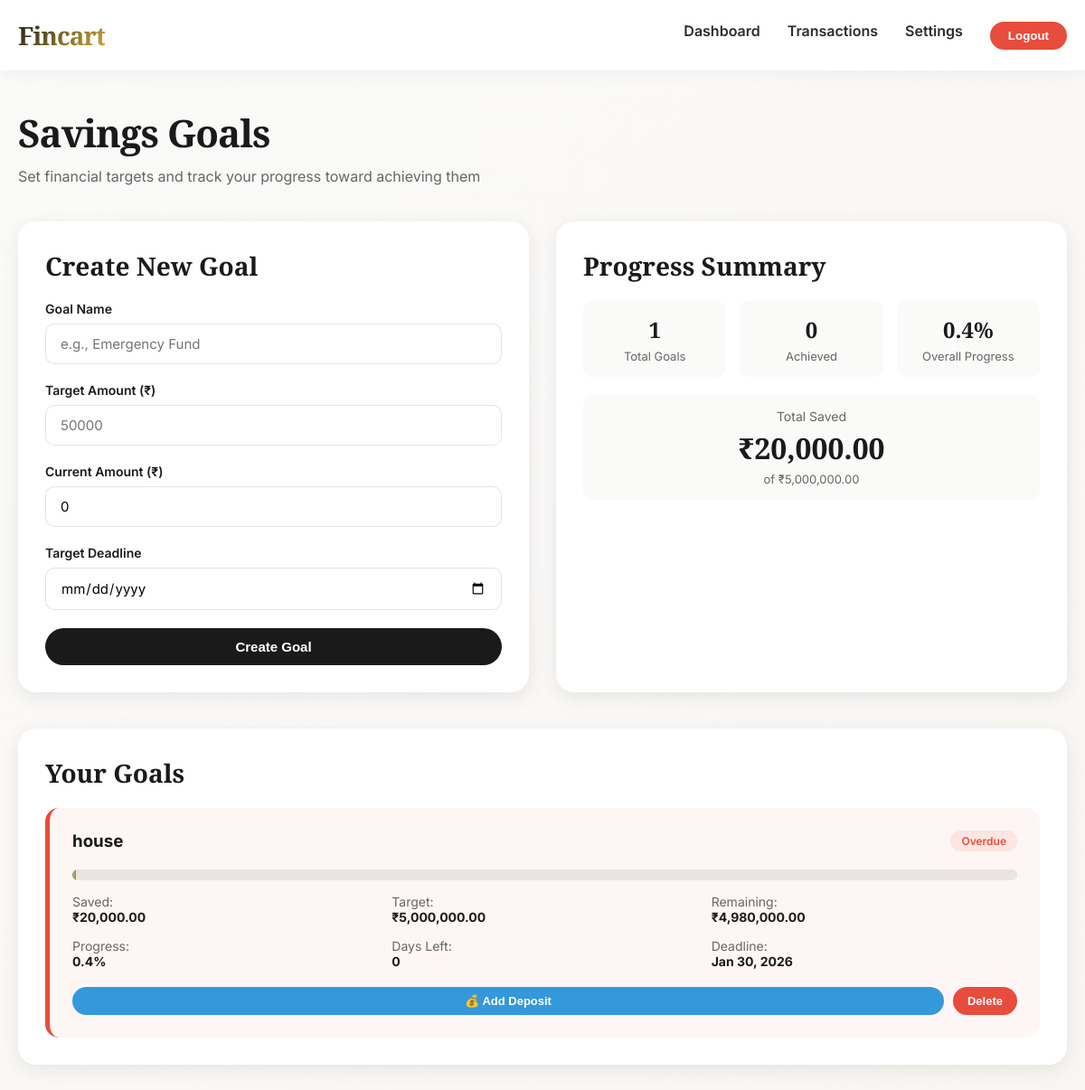
Screenshot of /goals.php (signed in) with the database file from the repository.
### tables this page shows
CREATE TABLE IF NOT EXISTS `goals` (
  `id` int NOT NULL AUTO_INCREMENT,
  `user_id` int NOT NULL,
  `goal_name` varchar(100) DEFAULT NULL,
  `target_amount` decimal(15,2) DEFAULT NULL,
  `current_amount` decimal(15,2) DEFAULT '0.00',
  `deadline` date DEFAULT NULL,
  `status` varchar(20) DEFAULT 'in_progress',
  `created_at` timestamp NULL DEFAULT CURRENT_TIMESTAMP,
  PRIMARY KEY (`id`),
  KEY `user_id` (`user_id`),
  CONSTRAINT `fk_goals_user` FOREIGN KEY (`user_id`) REFERENCES `users` (`id`) ON DELETE CASCADE
);

### goals.php (the view, shortened to what this page needs)
<?php
include "db.php";
$user_id = $_SESSION['user_id'];
$goals_sql = "SELECT * FROM goals WHERE user_id = ? ORDER BY deadline ASC";
$goals_stmt = $conn->prepare($goals_sql);
$goals_stmt->bind_param("i", $user_id);
$goals_stmt->execute();
$goals_result = $goals_stmt->get_result();
$goals = [];
while ($row = $goals_result->fetch_assoc()) {
    $row['percentage'] = ($row['current_amount'] / $row['target_amount']) * 100;
    $row['remaining'] = $row['target_amount'] - $row['current_amount'];
    $row['days_left'] = max(0, (strtotime($row['deadline']) - time()) / (60 * 60 * 24));
    $row['status'] = $row['current_amount'] >= $row['target_amount'] ? 'Achieved' : (time() > strtotime($row['deadline']) ? 'Overdue' : 'In Progress');
    $goals[] = $row;
}
$total_target = array_sum(array_column($goals, 'target_amount'));
$total_saved = array_sum(array_column($goals, 'current_amount'));
$goals_achieved = count(array_filter($goals, fn($g) => $g['status'] === 'Achieved'));
?>
<!DOCTYPE html>
<html lang="en">
<head>
</head>
<body>
    <header>
        <div class="header-container">
            <div class="logo">
                <h1>Fincart</h1>
            </div>
            <div class="nav-links">
                <a href="dashboard.php" class="nav-link">Dashboard</a>
                <a href="transactions.php" class="nav-link">Transactions</a>
                <a href="profile.php" class="nav-link">Settings</a>
                <form method="POST" action="logout.php" style="display: inline;">
                    <button type="submit" class="logout-btn">Logout</button>
                </form>
            </div>
        </div>
    </header>
    <div class="container">
        <div class="page-header">
            <h1>Savings Goals</h1>
            <p>Set financial targets and track your progress toward achieving them</p>
        </div>
        <div class="content-grid">
            <div class="card">
                <h2>Create New Goal</h2>
                <form method="POST">
                    <div class="form-group">
                        <label for="goal_name">Goal Name</label>
                        <input type="text" id="goal_name" name="goal_name" placeholder="e.g., Emergency Fund" required>
                    </div>
                    <div class="form-group">
                        <label for="target_amount">Target Amount (₹)</label>
                        <input type="number" id="target_amount" name="target_amount" step="0.01" min="0" placeholder="50000" required>
                    </div>
                    <div class="form-group">
                        <label for="current_amount">Current Amount (₹)</label>
                        <input type="number" id="current_amount" name="current_amount" step="0.01" min="0" placeholder="0" value="0">
                    </div>
                    <div class="form-group">
                        <label for="deadline">Target Deadline</label>
                        <input type="date" id="deadline" name="deadline" required>
                    </div>
                    <button type="submit" class="btn btn-primary">Create Goal</button>
                </form>
            </div>
            <div class="card">
                <h2>Progress Summary</h2>
                <div class="summary-grid">
                    <div class="summary-stat">
                        <div class="summary-stat-value"><?php echo count($goals); ?></div>
                        <div class="summary-stat-label">Total Goals</div>
                    </div>
                    <div class="summary-stat">
                        <div class="summary-stat-value"><?php echo $goals_achieved; ?></div>
                        <div class="summary-stat-label">Achieved</div>
                    </div>
                    <div class="summary-stat">
                        <div class="summary-stat-value"><?php echo round(($total_saved / max($total_target, 1)) * 100, 1); ?>%</div>
                        <div class="summary-stat-label">Overall Progress</div>
                    </div>
                </div>
                <div style="background: var(--off-white); padding: 15px; border-radius: 10px; text-align: center;">
                    <p style="color: var(--text-light); font-size: 14px; margin-bottom: 5px;">Total Saved</p>
                    <p style="font-family: 'Playfair Display', serif; font-size: 32px; font-weight: 700; color: var(--primary);">₹<?php echo number_format($total_saved, 2); ?></p>
                    <p style="color: var(--text-light); font-size: 13px; margin-top: 5px;">of ₹<?php echo number_format($total_target, 2); ?></p>
                </div>
            </div>
        </div>
        <?php if (count($goals) > 0): ?>
            <div class="card">
                <h2>Your Goals</h2>
                <div class="goals-list">
                    <?php foreach ($goals as $goal): ?>
                        <div class="goal-item <?php echo strtolower($goal['status']); ?>">
                            <div class="goal-header">
                                <div class="goal-title">
                                    <h3><?php echo htmlspecialchars($goal['goal_name']); ?></h3>
                                </div>
                                <span class="goal-status <?php echo strtolower(str_replace(' ', '-', $goal['status'])); ?>">
                                    <?php echo $goal['status']; ?>
                                </span>
                            </div>
                            <div style="margin-bottom: 15px;">
                                <div class="progress-bar">
                                    <div class="progress-fill" style="width: <?php echo min($goal['percentage'], 100); ?>%;"></div>
                                </div>
                            </div>
                            <div class="goal-details">
                                <div class="detail-item">
                                    Saved: <span class="detail-value">₹<?php echo number_format($goal['current_amount'], 2); ?></span>
                                </div>
                                <div class="detail-item">
                                    Target: <span class="detail-value">₹<?php echo number_format($goal['target_amount'], 2); ?></span>
                                </div>
                                <div class="detail-item">
                                    Remaining: <span class="detail-value">₹<?php echo number_format($goal['remaining'], 2); ?></span>
                                </div>
                            </div>
                            <div class="goal-details" style="margin-bottom: 20px;">
                                <div class="detail-item">
                                    Progress: <span class="detail-value"><?php echo round($goal['percentage'], 1); ?>%</span>
                                </div>
                                <div class="detail-item">
                                    Days Left: <span class="detail-value"><?php echo ceil($goal['days_left']); ?></span>
                                </div>
                                <div class="detail-item">
                                    Deadline: <span class="detail-value"><?php echo date('M d, Y', strtotime($goal['deadline'])); ?></span>
                                </div>
                            </div>
                            <div class="goal-actions">
                                <button class="btn-deposit" onclick="openDepositModal(<?php echo $goal['id']; ?>)">💰 Add Deposit</button>
                                <form method="POST" style="display: inline;" onsubmit="return confirm('Delete this goal?');">
                                    <button type="submit" class="btn-delete">Delete</button>
                                </form>
                            </div>
                        </div>
                    <?php endforeach; ?>
                </div>
            </div>
        <?php endif; ?>
    </div>
</body>
</html>

### rows the page displays
goals: goal_name "house", status "Overdue", current_amount "20,000.00", target_amount "5,000,000.00", remaining "4,980,000.00", percentage "0.4", days_left "0", deadline "Jan 30, 2026"

### other values shown
count($goals) "1"
$goals_achieved "0"
$total_saved "20,000.00"
$total_target "5,000,000.00"
